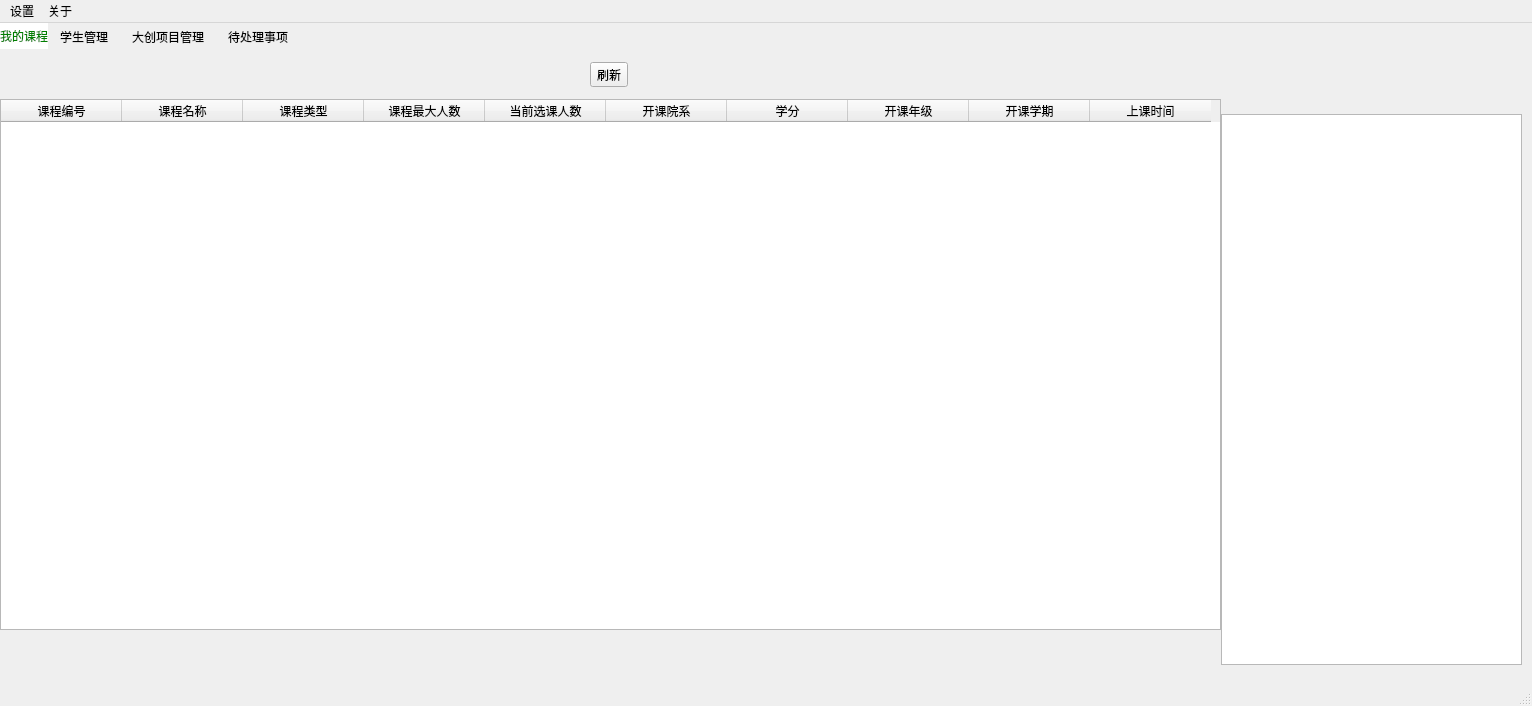
<?xml version="1.0" encoding="UTF-8"?>
<ui version="4.0">
 <class>TeacherWindow</class>
 <widget class="QMainWindow" name="TeacherWindow">
  <property name="geometry">
   <rect>
    <x>0</x>
    <y>0</y>
    <width>1532</width>
    <height>706</height>
   </rect>
  </property>
  <property name="windowTitle">
   <string>Potato Minus——教师</string>
  </property>
  <property name="windowIcon">
   <iconset resource="SIMS_res.qrc">
    <normaloff>:/SIM_System_Pics/resources/icon_login_2.png</normaloff>:/SIM_System_Pics/resources/icon_login_2.png</iconset>
  </property>
  <widget class="QWidget" name="centralwidget">
   <widget class="QLabel" name="label">
    <property name="geometry">
     <rect>
      <x>1221</x>
      <y>-9</y>
      <width>301</width>
      <height>101</height>
     </rect>
    </property>
    <property name="styleSheet">
     <string notr="true">border-image: url(:/SIM_System_Pics/resources/logo3.jpg);</string>
    </property>
    <property name="text">
     <string/>
    </property>
   </widget>
   <widget class="QTextBrowser" name="MsgBoard">
    <property name="geometry">
     <rect>
      <x>1221</x>
      <y>91</y>
      <width>301</width>
      <height>551</height>
     </rect>
    </property>
   </widget>
   <widget class="QTabWidget" name="tabWidget">
    <property name="geometry">
     <rect>
      <x>0</x>
      <y>0</y>
      <width>1221</width>
      <height>651</height>
     </rect>
    </property>
    <property name="styleSheet">
     <string notr="true">QTabWidget::pane{
	border:none;
}
QTabWidget::tab-bar{
        alignment:left;
}
QTabBar::tab{
	background:transparent;
	color:black;
	min-width:30ex;
	min-height:10ex;
}
QTabBar::tab:hover{
	background:rgb(255, 255, 255, 100);
}
QTabBar::tab:selected{
	border-color: white;
	background:white;
	color:green;
}</string>
    </property>
    <property name="currentIndex">
     <number>0</number>
    </property>
    <widget class="QWidget" name="LessonTab">
     <attribute name="title">
      <string>我的课程</string>
     </attribute>
     <widget class="QTableWidget" name="LessonWidget">
      <property name="geometry">
       <rect>
        <x>0</x>
        <y>50</y>
        <width>1221</width>
        <height>531</height>
       </rect>
      </property>
      <attribute name="horizontalHeaderCascadingSectionResizes">
       <bool>true</bool>
      </attribute>
      <attribute name="horizontalHeaderDefaultSectionSize">
       <number>121</number>
      </attribute>
      <column>
       <property name="text">
        <string>课程编号</string>
       </property>
      </column>
      <column>
       <property name="text">
        <string>课程名称</string>
       </property>
      </column>
      <column>
       <property name="text">
        <string>课程类型</string>
       </property>
      </column>
      <column>
       <property name="text">
        <string>课程最大人数</string>
       </property>
      </column>
      <column>
       <property name="text">
        <string>当前选课人数</string>
       </property>
      </column>
      <column>
       <property name="text">
        <string>开课院系</string>
       </property>
      </column>
      <column>
       <property name="text">
        <string>学分</string>
       </property>
      </column>
      <column>
       <property name="text">
        <string>开课年级</string>
       </property>
      </column>
      <column>
       <property name="text">
        <string>开课学期</string>
       </property>
      </column>
      <column>
       <property name="text">
        <string>上课时间</string>
       </property>
      </column>
     </widget>
     <widget class="QWidget" name="widget" native="true">
      <property name="geometry">
       <rect>
        <x>-1</x>
        <y>0</y>
        <width>1221</width>
        <height>51</height>
       </rect>
      </property>
      <layout class="QHBoxLayout" name="horizontalLayout">
       <item>
        <widget class="QToolButton" name="FlushButton_1">
         <property name="styleSheet">
          <string notr="true">background-color: rgba(255, 255, 255, 0);border:2px solid white;border-radius:10px;
hover{ background-color: rgba(255, 255, 255, 150);border:2px solid white;border-radius:10px;background-color: rgba(255, 255, 255, 150);border:2px solid white;border-radius:10px;}</string>
         </property>
         <property name="text">
          <string>刷新</string>
         </property>
        </widget>
       </item>
      </layout>
     </widget>
    </widget>
    <widget class="QWidget" name="StudentTab">
     <attribute name="title">
      <string>学生管理</string>
     </attribute>
     <widget class="QTableWidget" name="StudentWidget">
      <property name="geometry">
       <rect>
        <x>1</x>
        <y>50</y>
        <width>1221</width>
        <height>531</height>
       </rect>
      </property>
      <attribute name="horizontalHeaderDefaultSectionSize">
       <number>202</number>
      </attribute>
      <column>
       <property name="text">
        <string>学生学号</string>
       </property>
      </column>
      <column>
       <property name="text">
        <string>学生姓名</string>
       </property>
      </column>
      <column>
       <property name="text">
        <string>性别</string>
       </property>
      </column>
      <column>
       <property name="text">
        <string>所在院系</string>
       </property>
      </column>
      <column>
       <property name="text">
        <string>入学年级</string>
       </property>
      </column>
      <column>
       <property name="text">
        <string>课程成绩</string>
       </property>
      </column>
     </widget>
     <widget class="QWidget" name="widget_3" native="true">
      <property name="geometry">
       <rect>
        <x>0</x>
        <y>0</y>
        <width>1221</width>
        <height>51</height>
       </rect>
      </property>
      <layout class="QHBoxLayout" name="horizontalLayout_4">
       <item>
        <spacer name="horizontalSpacer_3">
         <property name="orientation">
          <enum>Qt::Horizontal</enum>
         </property>
         <property name="sizeHint" stdset="0">
          <size>
           <width>40</width>
           <height>20</height>
          </size>
         </property>
        </spacer>
       </item>
       <item>
        <widget class="QToolButton" name="FlushButton_2">
         <property name="styleSheet">
          <string notr="true">background-color: rgba(255, 255, 255, 0);border:2px solid white;border-radius:10px;
hover{ background-color: rgba(255, 255, 255, 150);border:2px solid white;border-radius:10px;background-color: rgba(255, 255, 255, 150);border:2px solid white;border-radius:10px;}</string>
         </property>
         <property name="text">
          <string>刷新</string>
         </property>
        </widget>
       </item>
       <item>
        <spacer name="horizontalSpacer_4">
         <property name="orientation">
          <enum>Qt::Horizontal</enum>
         </property>
         <property name="sizeHint" stdset="0">
          <size>
           <width>40</width>
           <height>20</height>
          </size>
         </property>
        </spacer>
       </item>
       <item>
        <widget class="QToolButton" name="toolButton">
         <property name="styleSheet">
          <string notr="true">background-color: rgba(255, 255, 255, 0);border:2px solid white;border-radius:10px;
hover{ background-color: rgba(255, 255, 255, 150);border:2px solid white;border-radius:10px;background-color: rgba(255, 255, 255, 150);border:2px solid white;border-radius:10px;}</string>
         </property>
         <property name="text">
          <string>录入成绩</string>
         </property>
        </widget>
       </item>
       <item>
        <spacer name="horizontalSpacer">
         <property name="orientation">
          <enum>Qt::Horizontal</enum>
         </property>
         <property name="sizeHint" stdset="0">
          <size>
           <width>40</width>
           <height>20</height>
          </size>
         </property>
        </spacer>
       </item>
       <item>
        <widget class="QComboBox" name="StudentLessonBox"/>
       </item>
       <item>
        <spacer name="horizontalSpacer_2">
         <property name="orientation">
          <enum>Qt::Horizontal</enum>
         </property>
         <property name="sizeHint" stdset="0">
          <size>
           <width>40</width>
           <height>20</height>
          </size>
         </property>
        </spacer>
       </item>
      </layout>
     </widget>
    </widget>
    <widget class="QWidget" name="ScholarTab">
     <attribute name="title">
      <string>大创项目管理</string>
     </attribute>
     <widget class="QWidget" name="widget_4" native="true">
      <property name="geometry">
       <rect>
        <x>0</x>
        <y>0</y>
        <width>1221</width>
        <height>51</height>
       </rect>
      </property>
      <layout class="QHBoxLayout" name="horizontalLayout_5">
       <item>
        <widget class="QToolButton" name="FlushButton_3">
         <property name="styleSheet">
          <string notr="true">background-color: rgba(255, 255, 255, 0);border:2px solid white;border-radius:10px;
hover{ background-color: rgba(255, 255, 255, 150);border:2px solid white;border-radius:10px;background-color: rgba(255, 255, 255, 150);border:2px solid white;border-radius:10px;}</string>
         </property>
         <property name="text">
          <string>刷新</string>
         </property>
        </widget>
       </item>
       <item>
        <widget class="QToolButton" name="AddProButton">
         <property name="styleSheet">
          <string notr="true">background-color: rgba(255, 255, 255, 0);border:2px solid white;border-radius:10px;
hover{ background-color: rgba(255, 255, 255, 150);border:2px solid white;border-radius:10px;background-color: rgba(255, 255, 255, 150);border:2px solid white;border-radius:10px;}</string>
         </property>
         <property name="text">
          <string>新增大创项目</string>
         </property>
        </widget>
       </item>
      </layout>
     </widget>
     <widget class="QListWidget" name="ProWidget">
      <property name="geometry">
       <rect>
        <x>0</x>
        <y>50</y>
        <width>1221</width>
        <height>521</height>
       </rect>
      </property>
      <property name="font">
       <font>
        <family>楷体</family>
        <pointsize>14</pointsize>
       </font>
      </property>
      <property name="lineWidth">
       <number>1</number>
      </property>
      <property name="isWrapping" stdset="0">
       <bool>false</bool>
      </property>
      <property name="resizeMode">
       <enum>QListView::Adjust</enum>
      </property>
      <property name="layoutMode">
       <enum>QListView::SinglePass</enum>
      </property>
      <property name="gridSize">
       <size>
        <width>1000</width>
        <height>40</height>
       </size>
      </property>
      <property name="viewMode">
       <enum>QListView::ListMode</enum>
      </property>
     </widget>
    </widget>
    <widget class="QWidget" name="tab_4">
     <attribute name="title">
      <string>待处理事项</string>
     </attribute>
     <widget class="QListWidget" name="MsgWidget">
      <property name="geometry">
       <rect>
        <x>0</x>
        <y>50</y>
        <width>1221</width>
        <height>521</height>
       </rect>
      </property>
      <property name="font">
       <font>
        <family>楷体</family>
        <pointsize>11</pointsize>
       </font>
      </property>
      <property name="gridSize">
       <size>
        <width>1000</width>
        <height>40</height>
       </size>
      </property>
     </widget>
     <widget class="QWidget" name="widget_5" native="true">
      <property name="geometry">
       <rect>
        <x>0</x>
        <y>0</y>
        <width>1221</width>
        <height>51</height>
       </rect>
      </property>
      <layout class="QHBoxLayout" name="horizontalLayout_6">
       <item>
        <widget class="QToolButton" name="FlushButton_4">
         <property name="styleSheet">
          <string notr="true">background-color: rgba(255, 255, 255, 0);border:2px solid white;border-radius:10px;
hover{ background-color: rgba(255, 255, 255, 150);border:2px solid white;border-radius:10px;background-color: rgba(255, 255, 255, 150);border:2px solid white;border-radius:10px;}</string>
         </property>
         <property name="text">
          <string>刷新</string>
         </property>
        </widget>
       </item>
       <item>
        <widget class="QToolButton" name="AddApplyButton">
         <property name="styleSheet">
          <string notr="true">background-color: rgba(255, 255, 255, 0);border:2px solid white;border-radius:10px;
hover{ background-color: rgba(255, 255, 255, 150);border:2px solid white;border-radius:10px;background-color: rgba(255, 255, 255, 150);border:2px solid white;border-radius:10px;}</string>
         </property>
         <property name="text">
          <string>新增申请</string>
         </property>
        </widget>
       </item>
      </layout>
     </widget>
    </widget>
   </widget>
  </widget>
  <widget class="QMenuBar" name="menubar">
   <property name="geometry">
    <rect>
     <x>0</x>
     <y>0</y>
     <width>1532</width>
     <height>25</height>
    </rect>
   </property>
   <widget class="QMenu" name="menu">
    <property name="title">
     <string>设置</string>
    </property>
   </widget>
   <widget class="QMenu" name="menu_2">
    <property name="title">
     <string>关于</string>
    </property>
    <addaction name="actionHelp"/>
    <addaction name="actionAbout"/>
   </widget>
   <addaction name="menu"/>
   <addaction name="menu_2"/>
  </widget>
  <widget class="QStatusBar" name="statusbar"/>
  <action name="actionHelp">
   <property name="text">
    <string>说明文档</string>
   </property>
  </action>
  <action name="actionAbout">
   <property name="text">
    <string>程序信息</string>
   </property>
  </action>
 </widget>
 <resources>
  <include location="SIMS_res.qrc"/>
 </resources>
 <connections/>
</ui>
